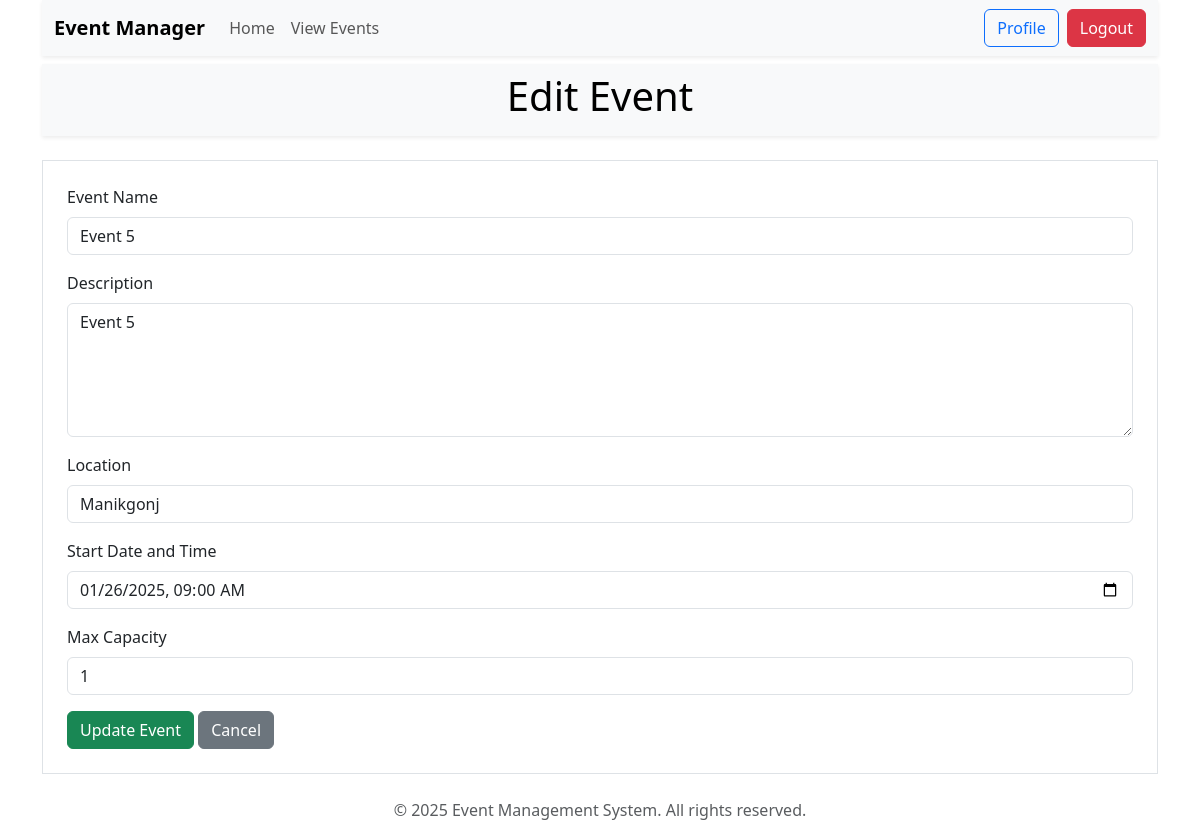
Page /event_edit.php?event_id=6 (signed in) on the committed database.
### tables this page shows
CREATE TABLE `events` (
  `id` int(11) NOT NULL,
  `name` varchar(255) NOT NULL,
  `description` text DEFAULT NULL,
  `start_date` datetime NOT NULL,
  `end_date` datetime NOT NULL,
  `location` varchar(255) DEFAULT NULL,
  `max_capacity` int(11) NOT NULL,
  `created_by` int(11) NOT NULL,
  `created_at` timestamp NOT NULL DEFAULT current_timestamp()
);

### event_edit.php (the view, shortened to what this page needs)
<?php
require 'db.php';
$eventId = $_GET['event_id'] ?? null;
$stmt = $pdo->prepare("SELECT * FROM events WHERE id = :id");
$stmt->execute(['id' => $eventId]);
$event = $stmt->fetch(PDO::FETCH_ASSOC);
?>
<!DOCTYPE html>
<html lang="en">
<head>
    <link href="https://cdn.jsdelivr.net/npm/bootstrap@5.3.3/dist/css/bootstrap.min.css" rel="stylesheet">
</head>
<body>
    <div class="content container">
        <?php include 'templates/navbar.php'; ?>
        <header class="bg-light shadow-sm text-black text-center py-2">
            <h1>Edit Event</h1>
        </header>
        <main class="container my-4 border p-4">
            <form method="POST" action="">
                <div class="mb-3">
                    <label for="name" class="form-label">Event Name</label>
                    <input type="text" class="form-control" id="name" name="name" value="<?= htmlspecialchars($event['name']) ?>" required>
                </div>
                <div class="mb-3">
                    <label for="description" class="form-label">Description</label>
                    <textarea class="form-control" id="description" name="description" rows="5" required><?= htmlspecialchars($event['description']) ?></textarea>
                </div>
                <div class="mb-3">
                    <label for="location" class="form-label">Location</label>
                    <input type="text" class="form-control" id="location" name="location" value="<?= htmlspecialchars($event['location']) ?>" required>
                </div>
                <div class="mb-3">
                    <label for="start_date" class="form-label">Start Date and Time</label>
                    <input type="datetime-local" class="form-control" id="start_date" name="start_date" value="<?= date('Y-m-d\TH:i', strtotime($event['start_date'])) ?>" required>
                </div>
                <div class="mb-3">
                    <label for="max_capacity" class="form-label">Max Capacity</label>
                    <input type="number" class="form-control" id="max_capacity" name="max_capacity" value="<?= htmlspecialchars($event['max_capacity']) ?>" required>
                </div>
                <button type="submit" class="btn btn-success">Update Event</button>
                <a href="view_events.php" class="btn btn-secondary">Cancel</a>
            </form>
        </main>
    </div>
    <?php include 'templates/footer.php'; ?>
</body>
</html>

### rows in the picture
events: name "Event 5", description "Event 5", location "Manikgonj", start_date "01/26/2025 09:00", max_capacity "1"
